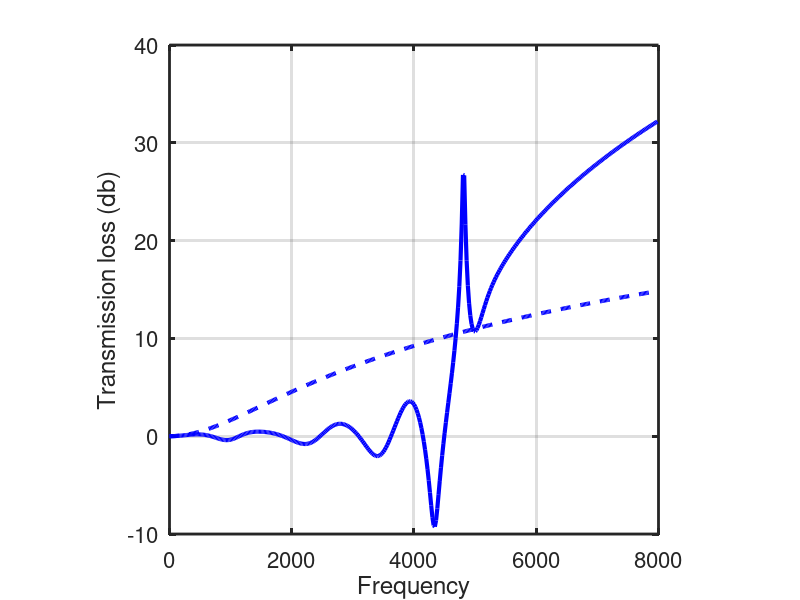
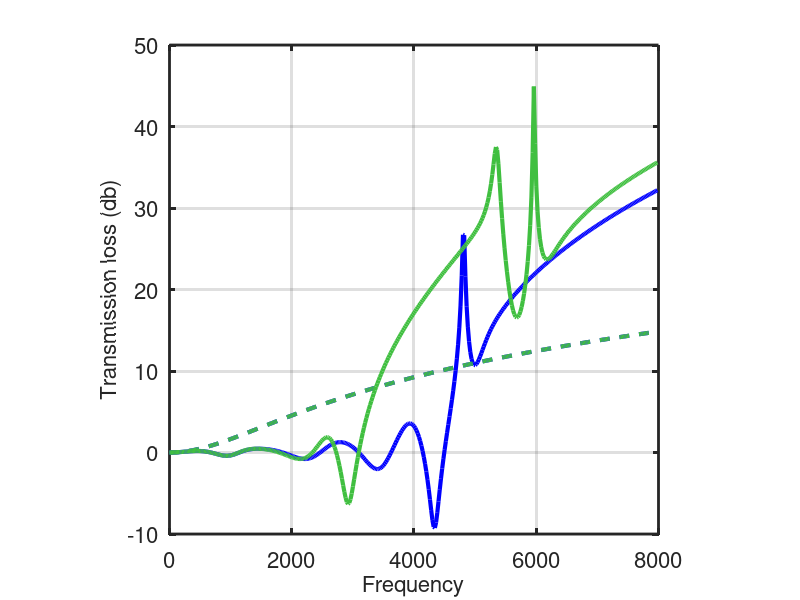
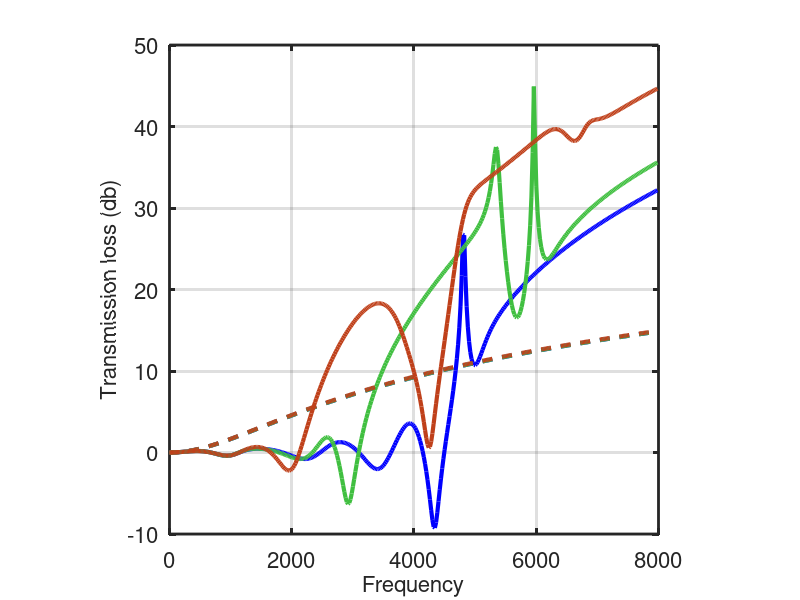
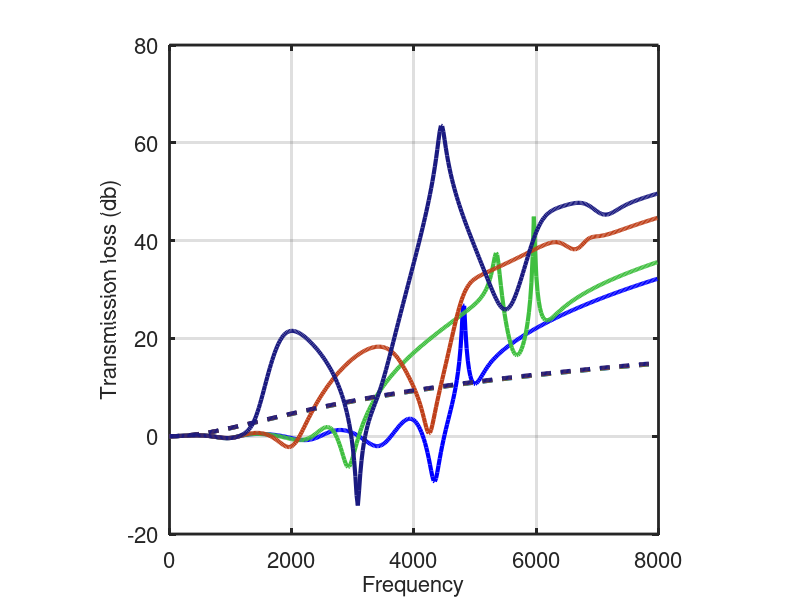

Write the MATLAB code that produced these figures, in order.
function Springs6

  nval = 10;
  %Kfac = [1.0e-4 1.0e-2 1.0];
  %for jj = 1:length(Kfac)
  %  Springs6Plot(jj, 2*nval, 2, Kfac(jj), 1.0, [0 0 1], 1);
  %  Springs6Plot(jj, 2*nval, 3, Kfac(jj), 1.0, [0.25 0.75 0.25], 1);
  %  Springs6Plot(jj, 2*nval, 4, Kfac(jj), 1.0, [0.75 0.25 0.1], 1);
  %  Springs6Plot(jj, 2*nval, 5, Kfac(jj), 1.0, [0.1 0.1 0.5], 1);
  %  Springs6Plot(jj, 2*nval, 8, Kfac(jj), 1.0, [0.9 0.1 0.3], 1);
  %end
  rhofac = [0.5 1 3];
  for jj = 1:length(rhofac)
    Springs6Plot(jj, 2*nval, 2, 1.0, rhofac(jj), [0 0 1], 1);
    Springs6Plot(jj, 2*nval, 3, 1.0, rhofac(jj), [0.25 0.75 0.25], 1);
    Springs6Plot(jj, 2*nval, 4, 1.0, rhofac(jj), [0.75 0.25 0.1], 1);
    Springs6Plot(jj, 2*nval, 5, 1.0, rhofac(jj), [0.1 0.1 0.5], 1);
    Springs6Plot(jj, 2*nval, 8, 1.0, rhofac(jj), [0.9 0.1 0.3], 1);
  end

%
% n = number of masses
%
function Springs6Plot(plotnum, n, period, Kfac, rhofac, color, damp)

  L = 0.05;
  R = 0.05;
  A = pi*R^2;
  l = L/(n+1);
  E_stiff = 70e9*Kfac;
  E_soft = 1e5;
  rho_stiff = 3000*rhofac;
  rho_soft = 1200;
  K_stiff = E_stiff*A/l
  K_soft = E_soft*A/l
  if (damp == 1)
    K_stiff = K_stiff*(1+0.1*i);
    K_soft = K_soft*(1+0.1*i);
  else
    K_stiff = K_stiff;
    K_soft = K_soft;
  end
  M_stiff = rho_stiff*(A*l);
  M_soft = rho_soft*(A*l);

  n_mass = n;
  n_spring = n_mass + 1;

  k = ones(n+1,1);
  m = ones(n,1);
  stiff = true;
  count = 1;
  for ii=1:n_spring-1
    if (mod(count, period) == 0) 
      if (stiff == true)
        stiff = false;
        count = 1;
      else
        stiff = true;
        count = 1;
      end
    end
    count = count + 1;
    if (stiff == true)
      k(ii) = K_stiff;
      m(ii) = M_stiff;
    else
      k(ii) = K_soft;
      m(ii) = M_soft;
    end
  end
  k(n_spring) = K_stiff;

  % Harmonic mean k
  H_k = 0;
  for ii=1:length(k)
    H_k = H_k + 1/k(ii);
  end
  K0 = 1/H_k

  M0 = M_stiff;

  % k = ones(n+1,1);
  % count = 0;
  % for ii=1:n+1
  %   count = count + 1;
  %   if (count < 2)
  %     k(ii) = K_stiff;
  %   else
  %     k(ii) = K_soft;
  %   end
  %   if (count > 10)
  %     count = 0;
  %   end
  % end

  % m = ones(n,1);
  % count = 0;
  % for ii=1:n
  %   count = count + 1;
  %   if (count < 2)
  %     m(ii) = M_stiff;
  %   else
  %     m(ii) = M_soft;
  %   end
  %   if (count > 10)
  %     count = 0;
  %   end
  % end

  f_inp = 1;

  omega = 1:20:8000;
  [TL_direct, M_eff_dir] = calcTLDirect(K0, M0, m, k, n, omega, f_inp);
  [TL_mass] = calcMassTL(M0, m, n, omega);

  figure(plotnum);
  p0 = plot(omega, TL_mass, 'r--'); hold on;
  p2 = plot(omega, TL_direct, 'm-');
  set(p0, 'LineWidth', 3, 'Color', color); 
  set(p2, 'LineWidth', 3, 'Color', color);
  xlabel('Frequency', 'FontSize', 16);
  ylabel('Transmission loss (db)', 'FontSize', 16);
  set(gca, 'LineWidth', 2, 'FontSize', 16);
  axis square
  grid on

  filenum = num2str(n);
  if (damp == 1)
    filename = strcat('TLLayerElasBarDampRho',filenum,'-',num2str(plotnum), '.eps');
  else
    filename = strcat('TLLayerElasBarRho',filenum,'-',num2str(plotnum),'.eps');
  end
  print(gcf, '-depsc', filename);

  %figure(2*plotnum);
  %p4 = plot(omega, M_eff_dir/(2*M0)); hold on;
  %set(p4, 'LineWidth', 3, 'Color', color); 
  %xlabel('Frequency', 'FontSize', 16);
  %ylabel('Effective mass (M_{eff}/M_0)', 'FontSize', 16);
  %set(gca, 'LineWidth', 2, 'FontSize', 16);
  %set(gca, 'YLim', [-5 5]);
  %axis square
  %grid on
%
  %if (damp == 1)
  %  filename = strcat('EffMLayerElasBarDamp',filenum,'.eps');
  %else
  %  filename = strcat('EffMLayerElasBar',filenum,'.eps');
  %end
  %print(gcf, '-depsc', filename);

  
function [R_tl, M_eff] = calcTLDirect(K0, M0, m, k, n, omega, f_inp)

  for jj=1:length(omega)

    K = zeros(n+2,n+2);
    M = zeros(n+2,n+2);
    K(1,1) = (k(1) + K0);
    K(1,2) = -k(1);
    K(1,n+2) = -K0;
    M(1,1) = M0;
    for ii=1:n
      alpha = k(ii)+k(ii+1);
      beta =  m(ii);
      K(ii+1,ii) = -k(ii);
      K(ii+1,ii+1) = alpha;
      K(ii+1,ii+2) = -k(ii+1);
      M(ii+1,ii+1) = beta;
    end
    K(n+2,n+1) = -k(n+1);
    K(n+2,n+2) = k(n+1) + K0;
    K(n+2,1) = -K0;
    M(n+2,n+2) = M0;
  
    %K
    %M
    [usol, omegasq] = eig(K,M);
    sum(diag(M))
  
    f = zeros(n+2,1);
    f(1) = f_inp;
    mat = K - omega(jj)^2*M;
    matinv = inv(mat);
    uvec = matinv*f;
  
    u_1 = uvec(1,1);
    u_sol = uvec(n+2,1);
    v_sol = i*omega(jj)*u_sol;
    z = f_inp/v_sol;
  
    rho = 1.2;
    c = 344;
    R_tl(jj) = 20*log10(abs(1 + 0.5*z/(rho*c)));
    M_eff(jj) = -i*f_inp/(v_sol*omega(jj));
  end
  
function [R_mass] = calcMassTL(M0, m, n, omega)

  mass = 2*M0;
  for ii=1:n
    mass = mass + m(ii);
  end
  mass
  for jj=1:length(omega)
    z = i*omega(jj)*mass;

    rho = 1.2;
    c = 344;
    R_mass(jj) = 20*log10(abs(1 + 0.5*z/(rho*c)));
  end
